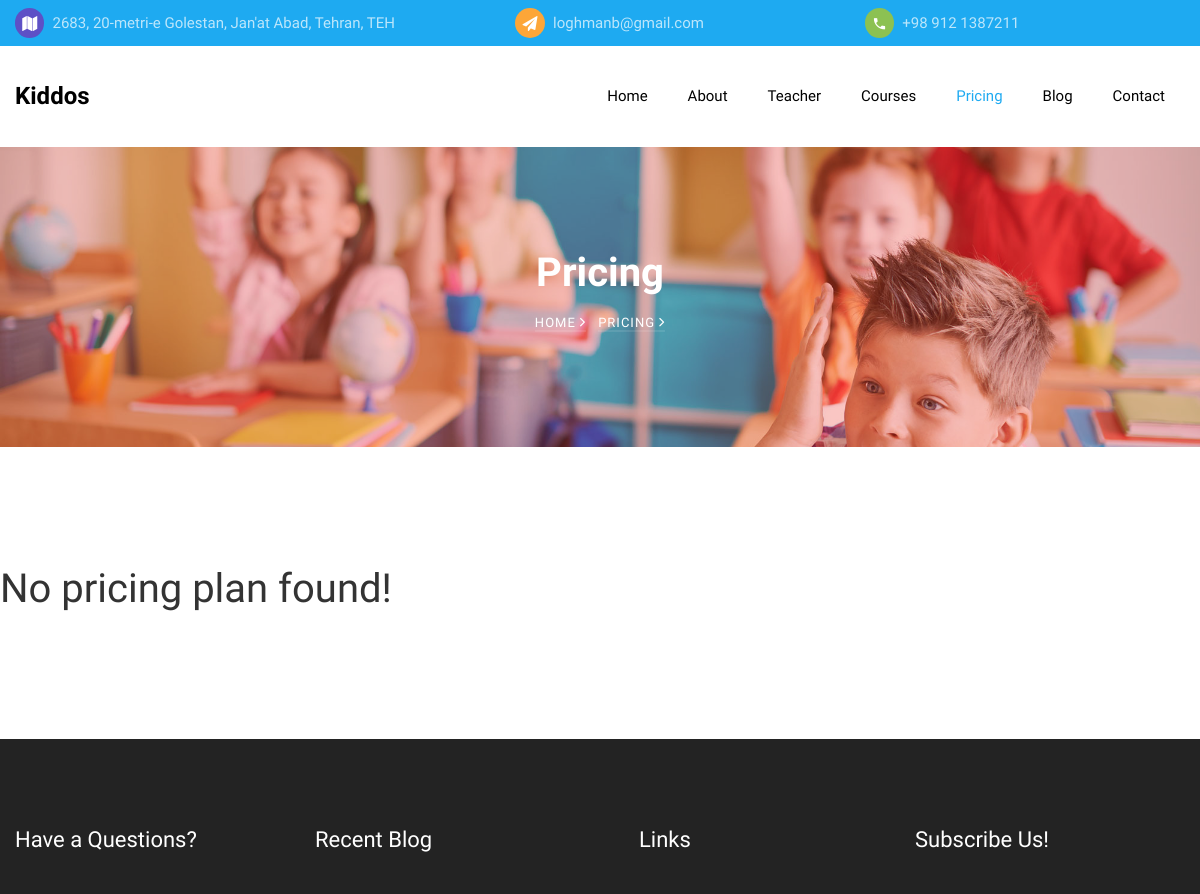
Before: /pricing (upper part) with the older database file.
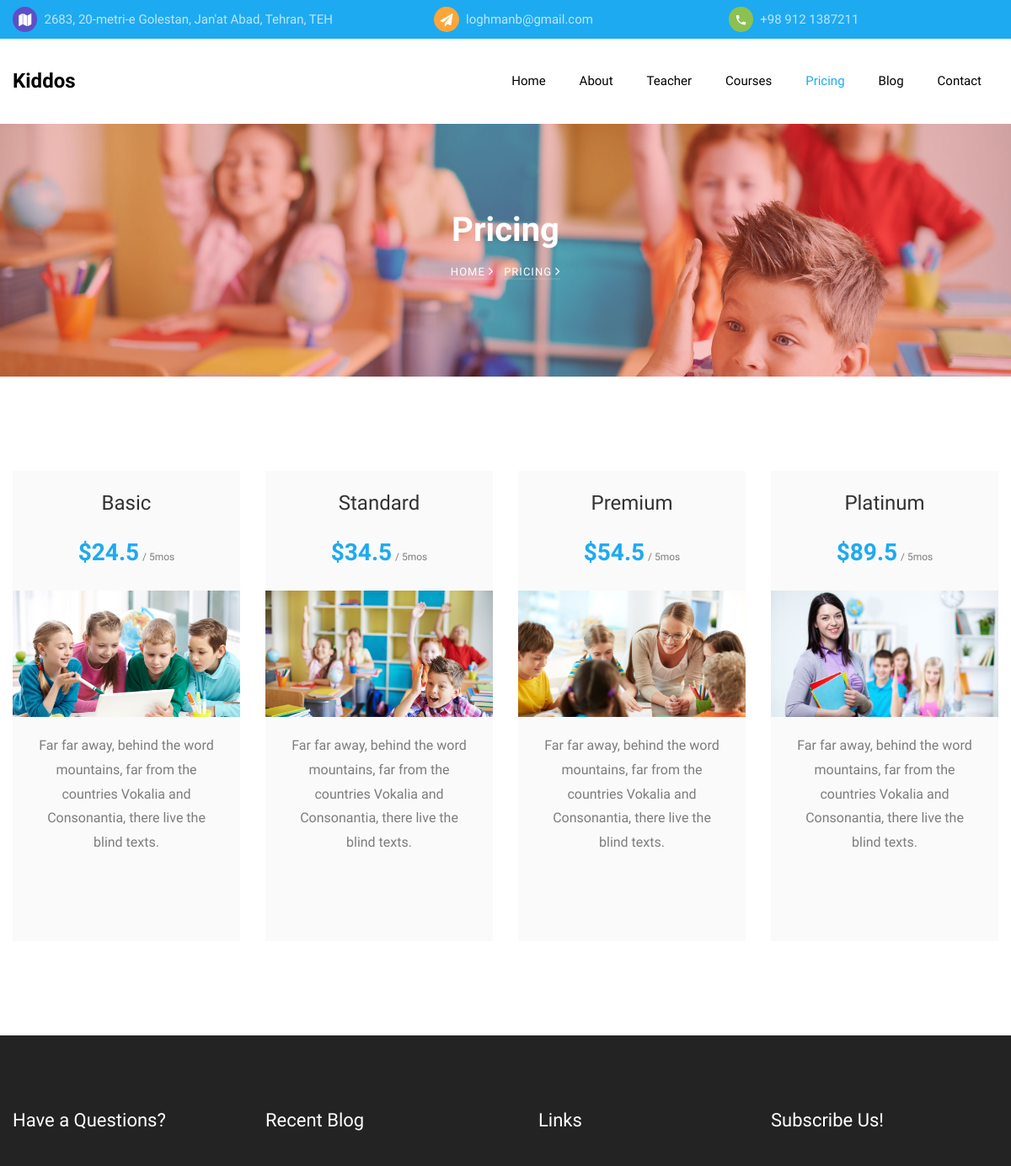
After: the same page with the newer database file.
### pages/models.py (models this page shows, shortened)
class Setting(models.Model):
    class Meta:
        db_table = 'kiddos_settings'
    name = models.CharField('Name', primary_key=True,
                            max_length=32, blank=False, null=False)
    value = models.CharField('Value', max_length=512, blank=True, null=True)

class PricingPlan(models.Model):
    class Meta:
        db_table = 'kiddos_pricingplan'
    name = models.CharField(_('Name'), max_length=30, blank=False, null=False)
    price = models.FloatField(_('Price'), null=False)
    duration = models.IntegerField(_('Duration'), null=False)
    short_desc = models.CharField(_('Short Description'), max_length=256,
                                  blank=False, null=False)
    image = models.ImageField(verbose_name=_('Image'), upload_to='images/%Y/%m/%d',
                              null=False)
    plan_cls = models.CharField(_('Plan Style Class'), max_length=20,
                                blank=True, null=True)

### pages/views.py (the view)
# urls.py: path('pricing', views.pricing, name='pricing'),
def pricing(request):
    priceing_plans = models.PricingPlan.objects.all()
    return render(request, 'pages/pricing.html', {'pricing_plans': priceing_plans})

### pages/services.py (called while the page is built)
def get_website_settings():
    data = {
        SETTINGS_PHONE_NO: '+ 123 456 789',
        SETTINGS_EMAIL: 'youremail@email.com',
        SETTINGS_ADDRESS: '1234 Fake Street st., My City, My State',
        SETTINGS_TWITTER: 'my_twitter_account',
        SETTINGS_INSTAGRAM: 'my_instagram_account',
        SETTINGS_FACEBOOK: 'my_facebook_account',
        SETTINGS_WEBSITE: 'yoursite.com',
    }
    data.update({setting.name: setting.value
                 for setting in models.Setting.objects.all()})
    data['latest_blog_posts'] = models.BlogPost.objects.order_by(
        '-create_date')[:2]
    return data

### pages/views.py (called while the page is built)
def render(request, template, data=None):
    if data is None:
        data = {}
    data.update(services.get_website_settings())
    return _render(request, template, data)

### templates/pages/pricing.html
{% extends 'base.html' %}
{% load static %}
{% block content %}
<section class="hero-wrap hero-wrap-2" style="background-image: url('{% static 'images/bg_2.jpg' %}');">
    <div class="overlay"></div>
    <div class="container">
        <div class="row no-gutters slider-text align-items-center justify-content-center">
            <div class="col-md-9 ftco-animate text-center">
                <h1 class="mb-2 bread">Pricing</h1>
                <p class="breadcrumbs"><span class="mr-2"><a href="{% url 'index' %}">Home <i
                                class="ion-ios-arrow-forward"></i></a></span> <span>Pricing <i
                            class="ion-ios-arrow-forward"></i></span></p>
            </div>
        </div>
    </div>
</section>
<section class="ftco-section">
    <div class="container">
        <div class="row">
            {% if pricing_plans %}
            {% for plan in pricing_plans %}
            <div class="col-md-6 col-lg-3 ftco-animate">
                <div class="pricing-entry bg-light pb-4 text-center">
                    <div>
                        <h3 class="mb-3">{{ plan.name }}</h3>
                        <p><span class="price">${{ plan.price }}</span> <span class="per">/ {{ plan.duration }}mos</span></p>
                    </div>
                    <div class="img" style="background-image: url('{{ plan.image.url }}');"></div>
                    <div class="px-4">
                        <p>{{ plan.short_desc }}</p>
                    </div>
                    <p class="button text-center"><a href="#" class="btn {{ plan.plan_cls }} px-4 py-3">Take A Course</a></p>
                </div>
            </div>
            {% endfor %}
            {% else %}
            <h1> No pricing plan found!</h1>
            {% endif %}
        </div>
    </div>
</section>
{% endblock %}

### templates/base.html (shortened to what this page needs)
{% load static %}
<!DOCTYPE html>
<html lang="en">
<head>
    <link rel="stylesheet" href="{% static 'css/open-iconic-bootstrap.min.css' %}">
    <link rel="stylesheet" href="{% static 'css/animate.css' %}">
    <link rel="stylesheet" href="{% static 'css/owl.carousel.min.css' %}">
    <link rel="stylesheet" href="{% static 'css/owl.theme.default.min.css' %}">
    <link rel="stylesheet" href="{% static 'css/magnific-popup.css' %}">
    <link rel="stylesheet" href="{% static 'css/aos.css' %}">
    <link rel="stylesheet" href="{% static 'css/ionicons.min.css' %}">
    <link rel="stylesheet" href="{% static 'css/flaticon.css' %}">
    <link rel="stylesheet" href="{% static 'css/icomoon.css' %}">
    <link rel="stylesheet" href="{%  static 'css/style.css' %}">
</head>
<body>
    {% include 'partials/_topbar.html' %}
    {% include 'partials/_navbar.html' %}
    {% block content %}
    {% endblock %}
    {% include 'partials/_footer.html'%}
</body>
</html>

### templates/partials/_topbar.html
<div class="py-2 bg-primary">
    <div class="container">
        <div class="row no-gutters d-flex align-items-start align-items-center px-3 px-md-0">
            <div class="col-lg-12 d-block">
                <div class="row d-flex">
                    <div class="col-md-5 pr-4 d-flex topper align-items-center">
                        <div class="icon bg-fifth mr-2 d-flex justify-content-center align-items-center"><span
                                class="icon-map"></span></div>
                        <span class="text">{{ settings_address }}</span>
                    </div>
                    <div class="col-md pr-4 d-flex topper align-items-center">
                        <div class="icon bg-secondary mr-2 d-flex justify-content-center align-items-center"><span
                                class="icon-paper-plane"></span></div>
                        <a href="mailto:{{ settings_email }}"><span class="text">{{ settings_email }}</span></a>
                    </div>
                    <div class="col-md pr-4 d-flex topper align-items-center">
                        <div class="icon bg-tertiary mr-2 d-flex justify-content-center align-items-center"><span
                                class="icon-phone2"></span></div>
                        <span class="text">{{ settings_phone_no }}</span>
                    </div>
                </div>
            </div>
        </div>
    </div>
</div>

### templates/partials/_navbar.html (shortened to what this page needs)
<nav class="navbar navbar-expand-lg navbar-dark bg-dark ftco_navbar ftco-navbar-light" id="ftco-navbar">
    <div class="container d-flex align-items-center">
        <a class="navbar-brand" href="{% url 'index' %}">Kiddos</a>
        <div class="collapse navbar-collapse" id="ftco-nav">
            <ul class="navbar-nav ml-auto">
                <li {% if '/' == request.path %}
                        class="nav-item active"
                    {% else %}
                        class="nav-item"
                    {% endif %}><a href="{% url 'index' %}" class="nav-link pl-0">Home</a></li>
                <li {% if '/about' == request.path %}
                        class="nav-item active"
                    {% else %}
                        class="nav-item"
                    {% endif %}><a href="{% url 'about' %}" class="nav-link">About</a></li>
                <li {% if '/teacher' == request.path %}
                        class="nav-item active"
                    {% else %}
                        class="nav-item"
                    {% endif %}><a href="{% url 'teacher' %}" class="nav-link">Teacher</a></li>
                <li {% if '/courses' == request.path %}
                        class="nav-item active"
                    {% else %}
                        class="nav-item"
                    {% endif %}><a href="{% url 'courses' %}" class="nav-link">Courses</a></li>
                <li {% if '/pricing' == request.path %}
                        class="nav-item active"
                    {% else %}
                        class="nav-item"
                    {% endif %}><a href="{% url 'pricing' %}" class="nav-link">Pricing</a></li>
                <li {% if '/blog' == request.path %}
                        class="nav-item active"
                    {% else %}
                        class="nav-item"
                    {% endif %}><a href="{% url 'blog' %}" class="nav-link">Blog</a></li>
                <li {% if '/contact' == request.path %}
                        class="nav-item active"
                    {% else %}
                        class="nav-item"
                    {% endif %}><a href="{% url 'contact' %}" class="nav-link">Contact</a></li>
            </ul>
        </div>
    </div>
</nav>

### templates/partials/_footer.html (shortened to what this page needs)
<footer class="ftco-footer ftco-bg-dark ftco-section">
    <div class="container">
        <div class="row mb-5">
            <div class="col-md-6 col-lg-3">
                <div class="ftco-footer-widget mb-5">
                    <h2 class="ftco-heading-2">Have a Questions?</h2>
                </div>
            </div>
            <div class="col-md-6 col-lg-3">
                <div class="ftco-footer-widget mb-5">
                    <h2 class="ftco-heading-2">Recent Blog</h2>
                </div>
            </div>
            <div class="col-md-6 col-lg-3">
                <div class="ftco-footer-widget mb-5 ml-md-4">
                    <h2 class="ftco-heading-2">Links</h2>
                </div>
            </div>
            <div class="col-md-6 col-lg-3">
                <div class="ftco-footer-widget mb-5">
                    <h2 class="ftco-heading-2">Subscribe Us!</h2>
                </div>
            </div>
        </div>
    </div>
</footer>

### kiddos/static/css/icomoon.css (style rules this page uses)
[class^="icon-"], [class*=" icon-"] { font-family: 'icomoon' !important; speak: none; font-style: normal; font-weight: normal; font-variant: normal; text-transform: none; line-height: 1; -webkit-font-smoothing: antialiased; -moz-osx-font-smoothing: grayscale; }
.icon-paper-plane:before { content: "\f1d8"; }
.icon-map:before { content: "\f279"; }
.icon-phone2:before { content: "\e0cd"; }

Changed rows visible on the page:
added PricingPlan: name "Basic", price "24.5", duration "5", image (picture), short_desc "Far far away, behind the word mountains, far from the countries Vokalia and Consonantia, there live the blind texts."
added PricingPlan: name "Standard", price "34.5", duration "5", image (picture), short_desc "Far far away, behind the word mountains, far from the countries Vokalia and Consonantia, there live the blind texts."
added PricingPlan: name "Premium", price "54.5", duration "5", image (picture), short_desc "Far far away, behind the word mountains, far from the countries Vokalia and Consonantia, there live the blind texts."
added PricingPlan: name "Platinum", price "89.5", duration "5", image (picture), short_desc "Far far away, behind the word mountains, far from the countries Vokalia and Consonantia, there live the blind texts."
Other visible differences:
text no longer shown: "No pricing plan found!"
